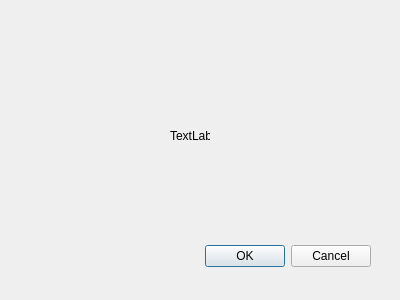
<?xml version="1.0" encoding="UTF-8"?>
<ui version="4.0">
 <class>TipDialog</class>
 <widget class="QDialog" name="TipDialog">
  <property name="windowModality">
   <enum>Qt::WindowModality::ApplicationModal</enum>
  </property>
  <property name="geometry">
   <rect>
    <x>0</x>
    <y>0</y>
    <width>400</width>
    <height>300</height>
   </rect>
  </property>
  <property name="windowTitle">
   <string>Dialog</string>
  </property>
  <widget class="QDialogButtonBox" name="buttonBox">
   <property name="geometry">
    <rect>
     <x>30</x>
     <y>240</y>
     <width>341</width>
     <height>32</height>
    </rect>
   </property>
   <property name="orientation">
    <enum>Qt::Orientation::Horizontal</enum>
   </property>
   <property name="standardButtons">
    <set>QDialogButtonBox::StandardButton::Cancel|QDialogButtonBox::StandardButton::Ok</set>
   </property>
  </widget>
  <widget class="QLabel" name="label">
   <property name="geometry">
    <rect>
     <x>170</x>
     <y>130</y>
     <width>40</width>
     <height>12</height>
    </rect>
   </property>
   <property name="text">
    <string>TextLabel</string>
   </property>
  </widget>
 </widget>
 <resources/>
 <connections>
  <connection>
   <sender>buttonBox</sender>
   <signal>accepted()</signal>
   <receiver>TipDialog</receiver>
   <slot>accept()</slot>
   <hints>
    <hint type="sourcelabel">
     <x>248</x>
     <y>254</y>
    </hint>
    <hint type="destinationlabel">
     <x>157</x>
     <y>274</y>
    </hint>
   </hints>
  </connection>
  <connection>
   <sender>buttonBox</sender>
   <signal>rejected()</signal>
   <receiver>TipDialog</receiver>
   <slot>reject()</slot>
   <hints>
    <hint type="sourcelabel">
     <x>316</x>
     <y>260</y>
    </hint>
    <hint type="destinationlabel">
     <x>286</x>
     <y>274</y>
    </hint>
   </hints>
  </connection>
 </connections>
</ui>
